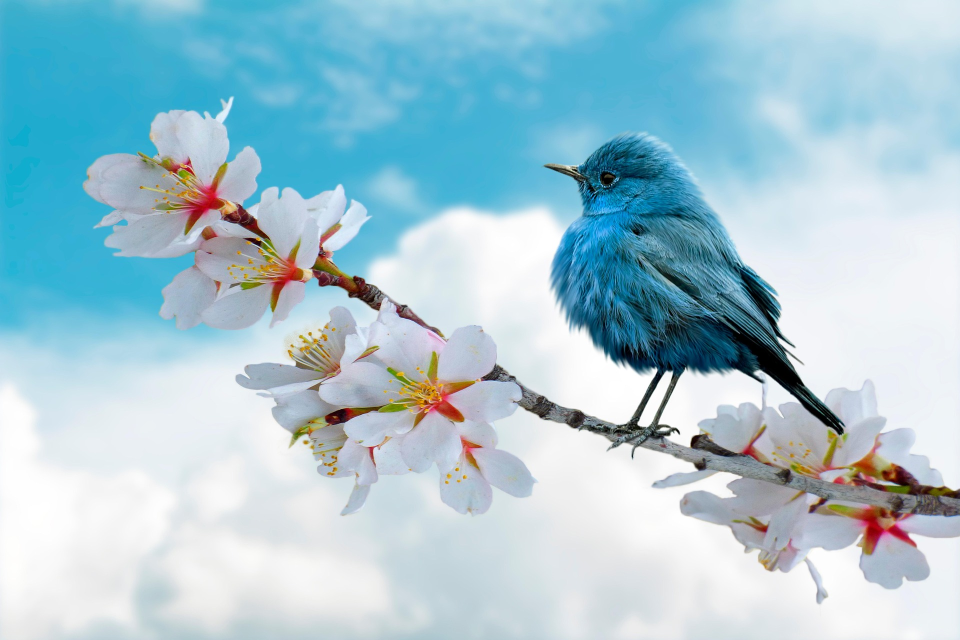
#> input picture lab1/elg21-bird-8788491_1920.jpg, 1920 x 1280 px, found by its file name (shown at 1/2 size)
$ python lab1_q1.py
#> lines starting #> are read from the running program, lines starting #| are printed output that depends on the picture
import cv2
import os

def process_image(image_path):
    # 1. Load the image
    img = cv2.imread(image_path)
#> img is the input picture: shape (1280, 1920, 3); mean B, G, R 211.7, 199.1, 165.4
    if img is None:
        print(f"Error: Could not load image from {image_path}")
        return

    # 2. Display properties
    height, width, channels = img.shape
#> height = 1280; width = 1920; channels = 3
    file_size_bytes = os.path.getsize(image_path)
    file_size_kb = file_size_bytes / 1024

    print("--- Image Properties ---")
    print(f"Width:        {width} px")
#| Width:        1920 px
    print(f"Height:       {height} px")
#| Height:       1280 px
    print(f"Channels:     {channels} (BGR)")
#| Channels:     3 (BGR)
    print(f"File Size:    {file_size_kb:.2f} KB")
    print("------------------------")

    # 3. Convert and save in another format (e.g., PNG to JPG or vice versa)
    # This example saves whatever input format you used into a PNG
    cv2.imwrite("output_converted.png", img)

    # 4. Resize to 50% and 200%
    img_50 = cv2.resize(img, (int(width * 0.5), int(height * 0.5)), interpolation=cv2.INTER_AREA)
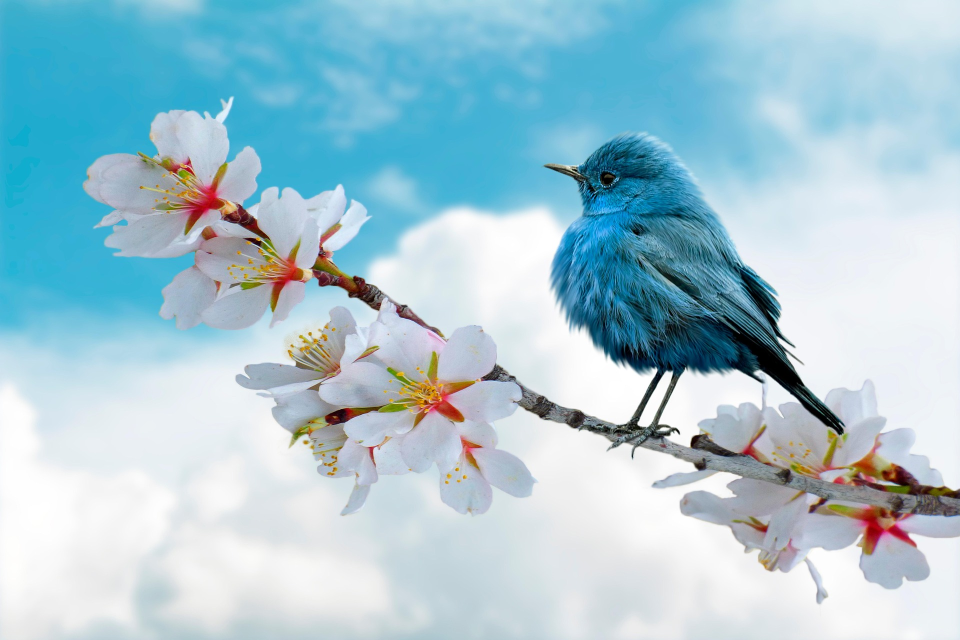
#> img_50: shape (640, 960, 3); mean B, G, R 211.8, 199.2, 165.5
    img_200 = cv2.resize(img, (width * 2, height * 2), interpolation=cv2.INTER_CUBIC)

    cv2.imwrite("resized_50.png", img_50)
    cv2.imwrite("resized_200.png", img_200)

    # 5. Rotate by 90° and 180° clockwise
    img_90 = cv2.rotate(img, cv2.ROTATE_90_CLOCKWISE)
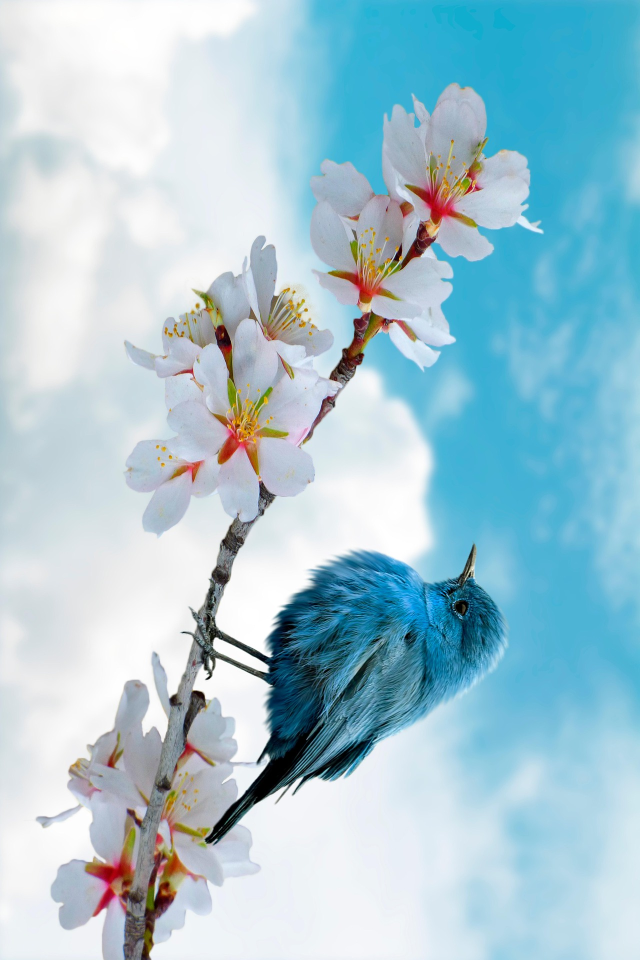
#> img_90: shape (1920, 1280, 3) (shown at 1/2 size); mean B, G, R 211.7, 199.1, 165.4
    img_180 = cv2.rotate(img, cv2.ROTATE_180)
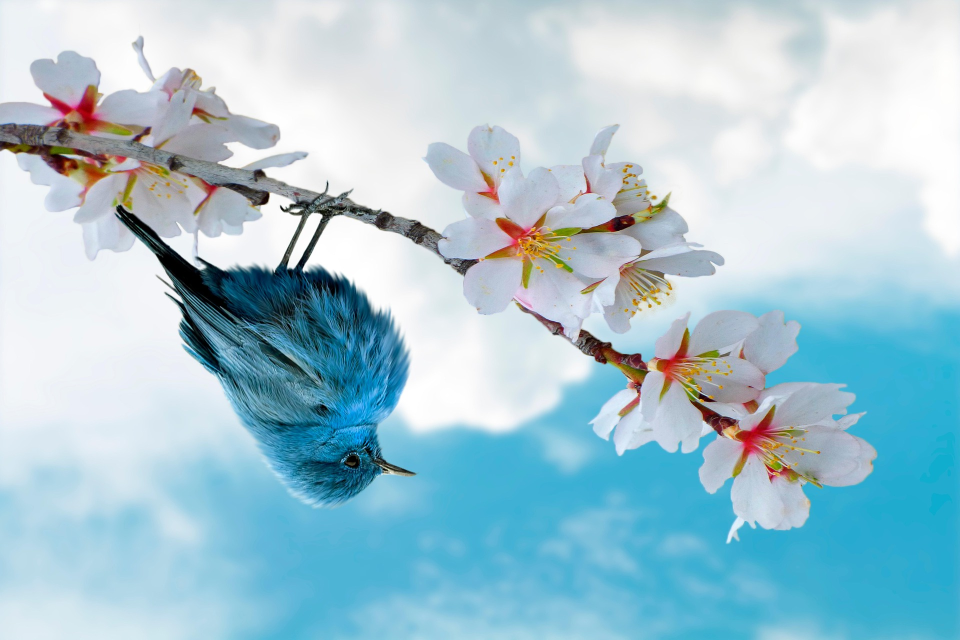
#> img_180: shape (1280, 1920, 3) (shown at 1/2 size); mean B, G, R 211.7, 199.1, 165.4

    cv2.imwrite("rotated_90.png", img_90)
    cv2.imwrite("rotated_180.png", img_180)

    print("All transformations saved successfully!")

# Replace 'input_image.jpg' with your actual image filename
process_image("/Users/pradippokhrel/Desktop/Image_processing/elg21-bird-8788491_1920.jpg")
